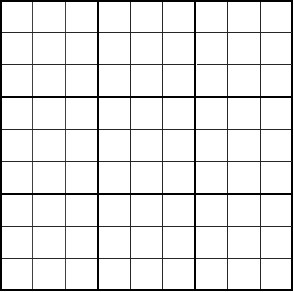
#> input picture frame.jpg, 294 x 292 px
$ python sudoku.py
#> lines starting #> are read from the running program, lines starting #| are printed output that depends on the picture
import os
import cv2
import random


frame = cv2.imread("./frame.jpg")
#> frame is the input picture: shape (292, 294, 3); min 0, max 255, mean 232.8
frame = cv2.resize(frame, (360, 360))
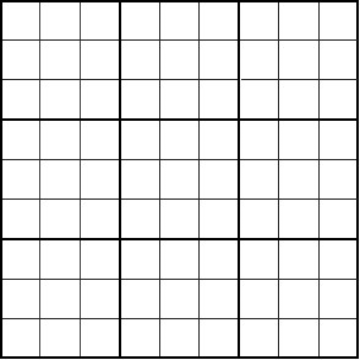
#> frame: shape (360, 360, 3); min 0, max 255, mean 232.9

cell  = [[0 for i in range(9)] for j in range(9)]


def first_parts(position):
#> called with position = 'upright'
	cnt = 0
	counted = []
	if position == 'center':
		start_y = 3
		start_x = 3
	elif position == 'upright':
		start_y = 0
		start_x = 0

	for i in range(3):
		for j in range(3):

			while True:
				break_check = 0
				num = random.randrange(9)+1
				for s in range(cnt):
					if num == counted[s]:
						break_check=1
				if break_check == 0:
					break

			counted.append(num)

			cell[start_x][start_y] = num
			start_y = start_y + 1
			if position == 'center':
				if start_y == 6:
					start_y = 3
					start_x = start_x + 1
			elif position == 'upright':
				if start_y == 3:
					start_y = 0
					start_x = start_x + 1

			cnt = cnt + 1

first_parts('upright')
first_parts('center')

def second_parts(direction):

#> called with direction = 'horizontal'
	if direction == 'horizontal':
		rotated_cell  = [[0 for i in range(9)] for j in range(9)]
		for i in range(9):
			for j in range(9):
				rotated_cell[i][j] = cell[j][i]


	for_cross = [[0 for i in range(9)] for j in range(3)]
	for num in range(1, 9+1, 1):

		for i in range(3):
			for j in range(3):
				if direction == 'horizontal' and rotated_cell[i+3][j+3] == num:
					column = i
				elif direction == 'vertical' and cell[i+3][j+3] == num:
					column = i

		for i in range(3):
			if i!=column:
				for_cross[i][num-1] = num

	one2six = [1,2,3,4,5,6]
	from_column = random.sample(one2six, 3)

	left = []
	for i in from_column:
		cnt = 0
		for num in range(1, 9+1, 1):
			if for_cross[0][num-1] == num:
				cnt = cnt + 1
				if cnt == i:
					left.append(num)
					for_cross[1][num-1] = 0
					for_cross[2][num-1] = 0


	central_cnt = 0
	right_cnt = 0
	right = []
	center = []
	for i in range(9):
		if for_cross[1][i]!=0:
			central_cnt = central_cnt + 1
		if for_cross[2][i]!=0:
			right_cnt = right_cnt + 1

	def other2columns(column_num, column_cnt, column, other_col_num, other_column):
#> called with column_num = 1, column_cnt = 4, other_col_num = 2
		one2xxx = []
		for i in range(column_cnt):
			one2xxx.append(i+1)
		from_column = random.sample(one2xxx, 3)

		for i in from_column:
			cnt = 0
			for num in range(1, 9+1, 1):
				if for_cross[column_num][num-1] == num:
					cnt = cnt + 1
					if cnt == i:
						column.append(num)
						for_cross[0][num-1] = 0
						for_cross[other_col_num][num-1] = 0

		for i in range(9):
			if for_cross[other_col_num][i]!=0:
				other_column.append(i+1)


	if central_cnt >= right_cnt:
		other2columns(2, right_cnt, right, 1, center)
	else:
		other2columns(1, central_cnt, center, 2, right)

	if direction == 'vertical':
		for i in range(3):
			cell[3][6+i] = left[i]
			cell[4][6+i] = center[i] #have problem? list index out of range. Problem should be in center and right
			cell[5][6+i] = right[i]  #have problem?
	elif direction == 'horizontal':
		for i in range(3):
			cell[6+i][3] = left[i]
			cell[6+i][4] = center[i] #have problem?
			cell[6+i][5] = right[i]  #have problem?


#> (the run stopped early here; a loop or call above may not have finished)
